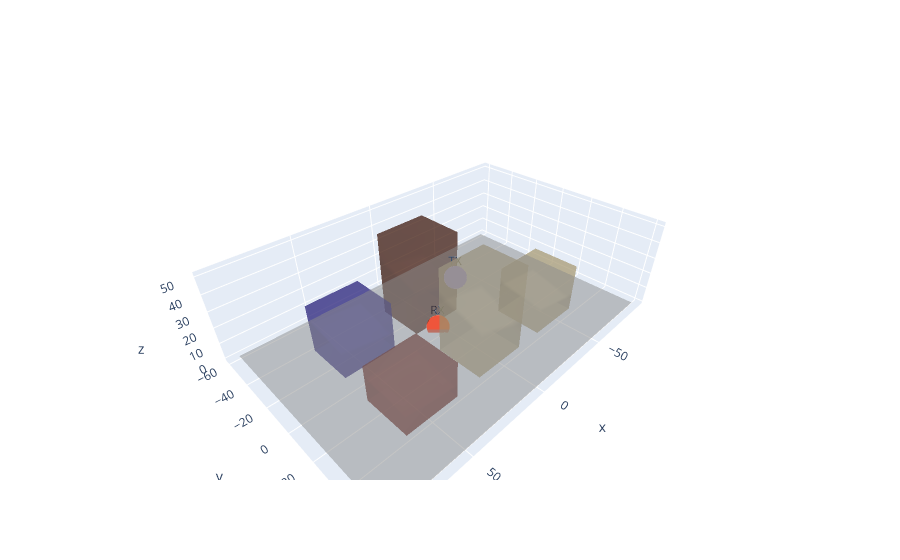

Here is the notebook cell this chart was saved with:
### Markdown cell above
Below, we demonstrate how to generate (and plot) a random scene.

### Code cell
key_example = jr.key(1234)
example_scene = random_scene(key=key_example)
example_fig = example_scene.plot(
    showlegend=False,
    tx_kwargs={"labels": ["TX"]},
    rx_kwargs={"labels": ["RX"]},
    mesh_kwargs={"opacity": 0.5},
)
make_transparent(example_fig)
